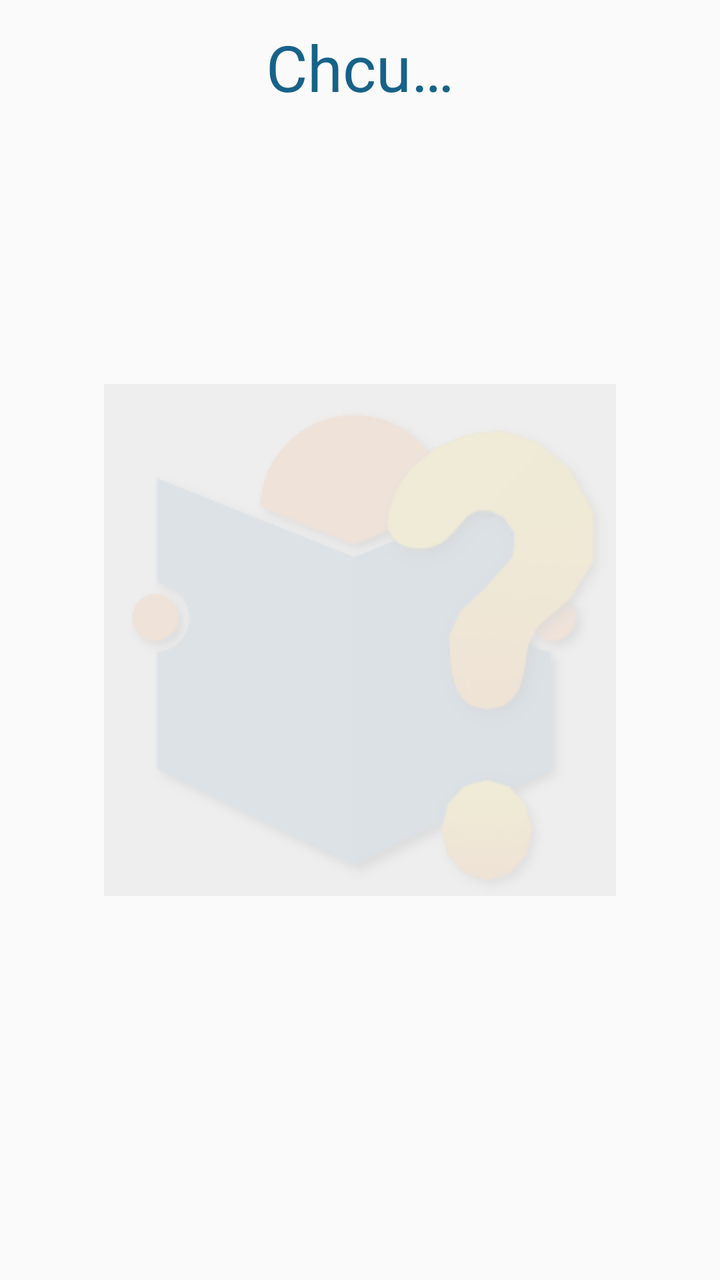
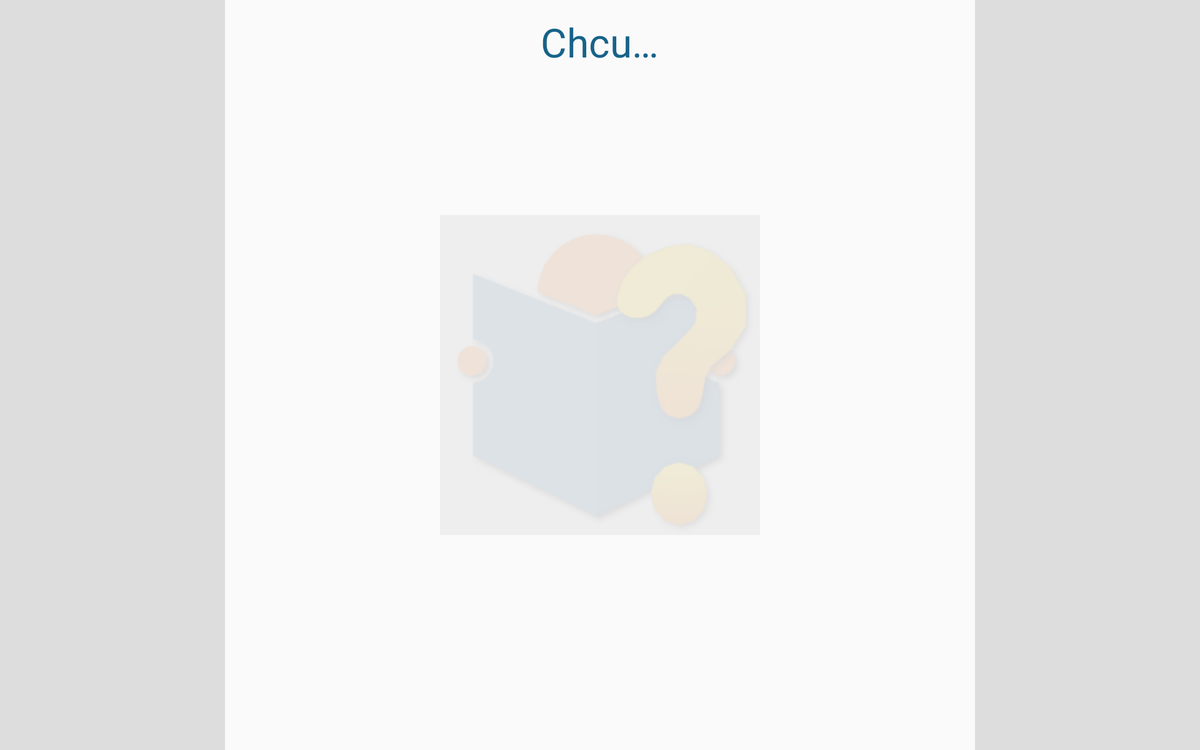

One screen, two layout resources from the same app: the default and the repository's alternative for another configuration. Each is rendered where Android would select it; the XML of both is given below.
<!-- AndroidManifest.xml: application theme AppTheme -->
<!-- res/layout/activity_main.xml -->
<LinearLayout
    xmlns:android="http://schemas.android.com/apk/res/android"
    android:layout_width="match_parent"
    android:layout_height="match_parent"
    android:orientation="vertical"
    android:animateLayoutChanges="true"
    android:background="@drawable/main_list_bg">

    <TextView
        android:layout_width="wrap_content"
        android:layout_height="wrap_content"
        android:layout_gravity="center_horizontal"
        android:text="Chcu…"
        android:layout_margin="12dp"
        android:textSize="32sp"
        android:textColor="@color/statusbar"/>

    <ListView android:id="@+id/opt_list"
        android:layout_width="match_parent"
        android:layout_height="0dp"
        android:layout_weight="1"
        android:divider="@android:color/transparent"/>
</LinearLayout>
<!-- resources referenced by this layout -->
<resources>
  <color name="statusbar">#ff176289</color>
  <!-- drawable main_list_bg (drawable) -->
  <?xml version="1.0" encoding="utf-8"?>
  <bitmap xmlns:android="http://schemas.android.com/apk/res/android"
      android:src="@drawable/watermark"
      android:gravity="center"/>
  <style name="AppTheme" parent="@style/Theme.AppCompat.Light.DarkActionBar">
          
          <item name="colorPrimary">@color/actionbar</item>
  
          
          <item name="colorPrimaryDark">@color/statusbar</item>
  
          
          <item name="colorAccent">@color/actionbar</item>
      </style>
  <!-- drawable watermark: png bitmap (drawable, 9432 bytes) -->
  <color name="actionbar">#147BA7</color>
</resources>
<!-- res/layout-w700dp/activity_main.xml (the repository's variant of the layout above) -->
<!-- drawn on a 7-inch tablet turned sideways -->
<LinearLayout
    xmlns:android="http://schemas.android.com/apk/res/android"
    android:layout_width="match_parent"
    android:layout_height="match_parent"
    android:orientation="horizontal"
    android:background="@drawable/main_list_bg">

    <View
        android:layout_width="0dp"
        android:layout_height="match_parent"
        android:layout_weight="1"
        android:background="#ddd"/>

    <LinearLayout
        xmlns:android="http://schemas.android.com/apk/res/android"
        android:layout_width="600dp"
        android:layout_height="match_parent"
        android:orientation="vertical"
        android:paddingLeft="20dp"
        android:paddingRight="20dp">
        <TextView
            android:layout_width="wrap_content"
            android:layout_height="wrap_content"
            android:layout_gravity="center_horizontal"
            android:text="Chcu…"
            android:layout_margin="12dp"
            android:textSize="32sp"
            android:textColor="@color/statusbar"/>

        <ListView android:id="@+id/opt_list"
            android:layout_width="match_parent"
            android:layout_height="wrap_content"
            android:divider="@android:color/transparent"/>
    </LinearLayout>
    <View
        android:layout_width="0dp"
        android:layout_height="match_parent"
        android:layout_weight="1"
        android:background="#ddd"/>
</LinearLayout>
